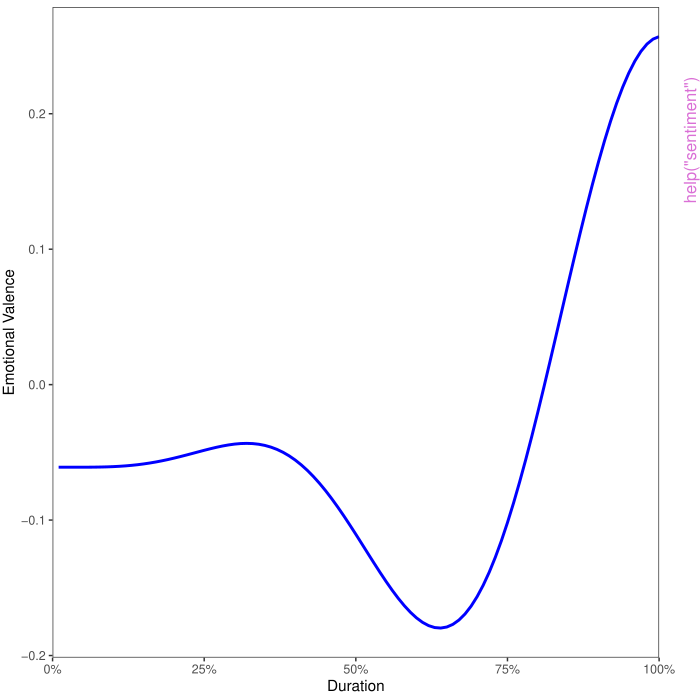

Recreate this plot in R.
pkgname <- "sentimentr"
source(file.path(R.home("share"), "R", "examples-header.R"))
options(warn = 1)
library('sentimentr')

base::assign(".oldSearch", base::search(), pos = 'CheckExEnv')
base::assign(".old_wd", base::getwd(), pos = 'CheckExEnv')
cleanEx()
nameEx("as_key")
### * as_key

flush(stderr()); flush(stdout())

### Name: as_key
### Title: Create/Manipulate Hash Keys
### Aliases: as_key update_key update_polarity_table
###   update_valence_shifter_table is_key
### Keywords: hash key lookup

### ** Examples

key <- data.frame(
    words = sample(letters),
    polarity = rnorm(26),
    stringsAsFactors = FALSE
)

(mykey <- as_key(key))

## Looking up values
mykey[c("a", "k")][[2]]

## Drop terms from key
update_key(mykey, drop = c("f", "h"))

## Add terms to key
update_key(mykey, x = data.frame(x = c("dog", "cat"), y = c(1, -1)))

## Add terms & drop to/from a key
update_key(mykey, drop = c("f", "h"), x = data.frame(x = c("dog", "cat"), y = c(1, -1)))

## Explicity key type (wrapper for `update_key` for sentiment table.
## See `update_valence_shifter_table` a corresponding valence shifter updater.
library(lexicon)
updated_hash_sentiment <- sentimentr:::update_polarity_table(lexicon::hash_sentiment_huliu,
    x = data.frame(
        words = c('frickin', 'hairy'),
        polarity = c(-1, -1),
        stringsAsFactors = FALSE
    )
)

## Checking if you have a key
is_key(mykey)
is_key(key)
is_key(mtcars)
is_key(update_key(mykey, drop = c("f", "h")))

## Using syuzhet's sentiment lexicons
## Not run: 
##D library(syuzhet)
##D (bing_key <- as_key(syuzhet:::bing))
##D as_key(syuzhet:::afinn)
##D as_key(syuzhet:::syuzhet_dict)
##D 
##D sam <- gsub("Sam-I-am", "Sam I am", sam_i_am)
##D sentiment(sam, , polarity_dt = bing_key)
##D 
##D ## The nrc dictionary in syuzhet requires a bit of data wrangling before it 
##D ## is in the correct shape to convert to a key.  
##D 
##D library(syuzhet)
##D library(tidyverse)
##D 
##D nrc_key <- syuzhet:::nrc %>% 
##D     dplyr::filter(
##D         sentiment %in% c('positive', 'negative'),
##D         lang == 'english'
##D     ) %>%
##D     dplyr::select(-lang) %>% 
##D     mutate(value = ifelse(sentiment == 'negative', value * -1, value)) %>%
##D     dplyr::group_by(word) %>%
##D     dplyr::summarize(y = mean(value)) %>%
##D     sentimentr::as_key()
##D     
##D sentiment(sam, polarity_dt = nrc_key)
##D 
##D ## The lexicon package contains a preformatted nrc sentiment hash table that 
##D ## can be used instead.
##D sentiment(sam, polarity_dt = lexicon::hash_sentiment_nrc)
## End(Not run)

## Using 2 vectors of words
## Not run: 
##D install.packages("tm.lexicon.GeneralInquirer", repos="http://datacube.wu.ac.at", type="source")
##D require("tm.lexicon.GeneralInquirer")
##D 
##D positive <- terms_in_General_Inquirer_categories("Positiv")
##D negative <- terms_in_General_Inquirer_categories("Negativ")
##D 
##D geninq <- data.frame(
##D     x = c(positive, negative),
##D     y = c(rep(1, length(positive)), rep(-1, length(negative))),
##D     stringsAsFactors = FALSE
##D ) %>%
##D     as_key()
##D 
##D geninq_pol <- with(presidential_debates_2012,
##D     sentiment_by(dialogue,
##D     person,
##D     polarity_dt = geninq
##D ))
##D 
##D geninq_pol %>% plot()
## End(Not run)



cleanEx()
nameEx("average_downweighted_zero")
### * average_downweighted_zero

flush(stderr()); flush(stdout())

### Name: average_downweighted_zero
### Title: Downweighted Zeros Averaging
### Aliases: average_downweighted_zero average_weighted_mixed_sentiment
###   average_mean

### ** Examples

x <- c(1, 2, 0, 0, 0, -1)
mean(x)
average_downweighted_zero(x)
average_downweighted_zero(c(NA, x))
mean(c(0, 0, 0, x))
average_downweighted_zero(c(0, 0, 0, x))



cleanEx()
nameEx("combine_data")
### * combine_data

flush(stderr()); flush(stdout())

### Name: combine_data
### Title: Combine 'sentimentr"s Sentiment Data Sets
### Aliases: combine_data

### ** Examples

combine_data()
combine_data(c("kotzias_reviews_amazon_cells", "kotzias_reviews_imdb", 
    "kotzias_reviews_yelp"))



cleanEx()
nameEx("emotion")
### * emotion

flush(stderr()); flush(stdout())

### Name: emotion
### Title: Compute Emotion Rate
### Aliases: emotion

### ** Examples

mytext <- c(
    "I am not afraid of you",
    NA,
    "",
    "I love it [not really]", 
    "I'm not angry with you", 
    "I hate it when you lie to me.  It's so humiliating",
    "I'm not happpy anymore.  It's time to end it",
    "She's a darn good friend to me",
    "I went to the terrible store",
    "There is hate and love in each of us",
    "I'm no longer angry!  I'm really experiencing peace but not true joy.",
    
    paste("Out of the night that covers me, Black as the Pit from pole to", 
      "pole, I thank whatever gods may be For my unconquerable soul."
     ),
    paste("In the fell clutch of circumstance I have not winced nor cried",
        "aloud. Under the bludgeonings of chance My head is bloody, but unbowed."
    ),
    paste("Beyond this place of wrath and tears Looms but the Horror of the", 
        "shade, And yet the menace of the years Finds, and shall find, me unafraid."
    ),
    paste("It matters not how strait the gate, How charged with punishments", 
        "the scroll, I am the master of my fate: I am the captain of my soul."
    )    
    
)

## works on a character vector but not the preferred method avoiding the 
## repeated cost of doing sentence boundary disambiguation every time 
## `emotion` is run
emotion(mytext)

## preferred method avoiding paying the cost 
split_text <- get_sentences(mytext)
(emo <- emotion(split_text))
emotion(split_text, drop.unused.emotions = TRUE)

## Not run: 
##D plot(emo)
##D plot(emo, drop.unused.emotions = FALSE)
##D plot(emo, facet = FALSE)
##D plot(emo, facet = 'negated')
##D 
##D library(data.table)
##D fear <- emo[
##D     emotion_type == 'fear', ][, 
##D     text := unlist(split_text)][]
##D     
##D fear[emotion > 0,]
##D 
##D brady <- get_sentences(crowdflower_deflategate)
##D brady_emotion <- emotion(brady)
##D brady_emotion
## End(Not run)



cleanEx()
nameEx("emotion_by")
### * emotion_by

flush(stderr()); flush(stdout())

### Name: emotion_by
### Title: Emotion Rate By Groups
### Aliases: emotion_by
### Keywords: emotion

### ** Examples

## Not run: 
##D mytext <- c(
##D     "I am not afraid of you",
##D     NA,
##D     "",
##D     "I love it [not really]", 
##D     "I'm not angry with you", 
##D     "I hate it when you lie to me.  It's so humiliating",
##D     "I'm not happpy anymore.  It's time to end it",
##D     "She's a darn good friend to me",
##D     "I went to the terrible store",
##D     "There is hate and love in each of us",
##D     "I'm no longer angry!  I'm really experiencing peace but not true joy.",
##D     
##D     paste("Out of the night that covers me, Black as the Pit from pole to", 
##D       "pole, I thank whatever gods may be For my unconquerable soul.",
##D       "In the fell clutch of circumstance I have not winced nor cried",
##D       "aloud. Under the bludgeonings of chance My head is bloody, but unbowed.",
##D       "Beyond this place of wrath and tears Looms but the Horror of the", 
##D       "shade, And yet the menace of the years Finds, and shall find, me unafraid.",
##D       "It matters not how strait the gate, How charged with punishments", 
##D       "the scroll, I am the master of my fate: I am the captain of my soul."
##D     )    
##D     
##D )
##D 
##D ## works on a character vector but not the preferred method avoiding the 
##D ## repeated cost of doing sentence boundary disambiguation every time 
##D ## `emotion` is run
##D emotion(mytext)
##D emotion_by(mytext)
##D 
##D ## preferred method avoiding paying the cost 
##D mytext <- get_sentences(mytext)
##D 
##D emotion_by(mytext)
##D get_sentences(emotion_by(mytext))
##D 
##D (myemotion <- emotion_by(mytext))
##D stats::setNames(get_sentences(emotion_by(mytext)),
##D     round(myemotion[["ave_emotion"]], 3))
##D 
##D pres <- get_sentences(presidential_debates_2012)
##D pres_emo_sent <- emotion_by(pres)
##D 
##D ## method 1
##D pres_emo_per_time <- presidential_debates_2012 %>%
##D     get_sentences() %>%
##D     emotion_by(by = c('person', 'time'))
##D     
##D pres_emo_per_time
##D 
##D ## method 2
##D library(magrittr)
##D presidential_debates_2012 %>%
##D     get_sentences() %$%
##D     emotion_by(., by = c('person', 'time'))
##D 
##D ## method 3
##D presidential_debates_2012 %>%
##D     get_sentences() %$%
##D     emotion_by(dialogue, by = list(person, time))
##D 
##D ## method 4
##D presidential_debates_2012 %>%
##D     get_sentences() %>%
##D     with(emotion_by(dialogue, by = list(person, time)))
##D 
##D plot(pres_emo_sent)
##D plot(pres_emo_per_time)
## End(Not run)



cleanEx()
nameEx("extract_emotion_terms")
### * extract_emotion_terms

flush(stderr()); flush(stdout())

### Name: extract_emotion_terms
### Title: Extract Emotion Words
### Aliases: extract_emotion_terms

### ** Examples

## Not run: 
##D mytext <- c(
##D     "I am not afraid of you",
##D     NA,
##D     "",
##D     "I love it [not really]", 
##D     "I'm not angry with you", 
##D     "I hate it when you lie to me.  It's so humiliating",
##D     "I'm not happpy anymore.  It's time to end it",
##D     "She's a darn good friend to me",
##D     "I went to the terrible store",
##D     "There is hate and love in each of us",
##D     "I'm no longer angry!  I'm really experiencing peace but not true joy.",
##D     
##D     paste("Out of the night that covers me, Black as the Pit from pole to", 
##D       "pole, I thank whatever gods may be For my unconquerable soul.",
##D       "In the fell clutch of circumstance I have not winced nor cried",
##D       "aloud. Under the bludgeonings of chance My head is bloody, but unbowed.",
##D       "Beyond this place of wrath and tears Looms but the Horror of the", 
##D       "shade, And yet the menace of the years Finds, and shall find, me unafraid.",
##D       "It matters not how strait the gate, How charged with punishments", 
##D       "the scroll, I am the master of my fate: I am the captain of my soul."
##D     )    
##D     
##D )
##D 
##D mytext2 <- get_sentences(mytext)
##D emotion(mytext2)
##D 
##D emo_words <- extract_emotion_terms(mytext2)
##D emo_words
##D emo_words$sentence
##D emo_words[, c('anger', 'anticipation', 'disgust', 'fear', 'joy', 'sadness', 'surprise', 'trust')]
##D 
##D attributes(emo_words)$counts
##D attributes(emo_words)$elements
##D 
##D ## directly ona  character string (not recommended: use `get_sentences` first)
##D extract_emotion_terms(mytext)
##D 
##D brady <- get_sentences(crowdflower_deflategate)
##D brady_emo <- extract_emotion_terms(brady)
##D 
##D brady_emo
##D attributes(brady_emo)$counts
##D attributes(brady_emo)$elements
## End(Not run)



cleanEx()
nameEx("extract_profanity_terms")
### * extract_profanity_terms

flush(stderr()); flush(stdout())

### Name: extract_profanity_terms
### Title: Extract Profanity Words
### Aliases: extract_profanity_terms

### ** Examples

## Not run: 
##D bw <- sample(lexicon::profanity_alvarez, 4)
##D mytext <- c(
##D    sprintf('do you %s like this %s?  It is %s. But I hate really bad dogs', bw[1], bw[2], bw[3]),
##D    'I am the best friend.',
##D    NA,
##D    sprintf('I %s hate this %s', bw[3], bw[4]),
##D    "Do you really like it?  I'm not happy"
##D )
##D 
##D 
##D x <- get_sentences(mytext)
##D profanity(x)
##D 
##D prof_words <- extract_profanity_terms(x)
##D prof_words
##D prof_words$sentence
##D prof_words$neutral
##D prof_words$profanity
##D data.table::as.data.table(prof_words)
##D 
##D attributes(extract_profanity_terms(x))$counts
##D attributes(extract_profanity_terms(x))$elements
##D 
##D 
##D brady <- get_sentences(crowdflower_deflategate)
##D brady_swears <- extract_profanity_terms(brady)
##D 
##D attributes(extract_profanity_terms(brady))$counts
##D attributes(extract_profanity_terms(brady))$elements
## End(Not run)



cleanEx()
nameEx("extract_sentiment_terms")
### * extract_sentiment_terms

flush(stderr()); flush(stdout())

### Name: extract_sentiment_terms
### Title: Extract Sentiment Words
### Aliases: extract_sentiment_terms

### ** Examples

library(data.table)
set.seed(10)
x <- get_sentences(sample(hu_liu_cannon_reviews[[2]], 1000, TRUE))
sentiment(x)

pol_words <- extract_sentiment_terms(x)
pol_words
pol_words$sentence
pol_words$neutral
data.table::as.data.table(pol_words)

attributes(extract_sentiment_terms(x))$counts
attributes(extract_sentiment_terms(x))$elements

## Not run: 
##D library(wordcloud)
##D library(data.table)
##D 
##D set.seed(10)
##D x <- get_sentences(sample(hu_liu_cannon_reviews[[2]], 1000, TRUE))
##D sentiment_words <- extract_sentiment_terms(x)
##D 
##D sentiment_counts <- attributes(sentiment_words)$counts
##D sentiment_counts[polarity > 0,]
##D 
##D par(mfrow = c(1, 3), mar = c(0, 0, 0, 0))
##D ## Positive Words
##D with(
##D     sentiment_counts[polarity > 0,],
##D     wordcloud(words = words, freq = n, min.freq = 1,
##D           max.words = 200, random.order = FALSE, rot.per = 0.35,
##D           colors = brewer.pal(8, "Dark2"), scale = c(4.5, .75)
##D     )
##D )
##D mtext("Positive Words", side = 3, padj = 5)
##D 
##D ## Negative Words
##D with(
##D     sentiment_counts[polarity < 0,],
##D     wordcloud(words = words, freq = n, min.freq = 1,
##D           max.words = 200, random.order = FALSE, rot.per = 0.35,
##D           colors = brewer.pal(8, "Dark2"), scale = c(4.5, 1)
##D     )
##D )
##D mtext("Negative Words", side = 3, padj = 5)
##D 
##D sentiment_counts[, 
##D     color := ifelse(polarity > 0, 'red', 
##D         ifelse(polarity < 0, 'blue', 'gray70')
##D     )]
##D 
##D ## Positive & Negative Together
##D with(
##D     sentiment_counts[polarity != 0,],
##D     wordcloud(words = words, freq = n, min.freq = 1,
##D           max.words = 200, random.order = FALSE, rot.per = 0.35,
##D           colors = color, ordered.colors = TRUE, scale = c(5, .75)
##D     )
##D )
##D mtext("Positive (red) & Negative (blue) Words", side = 3, padj = 5)
## End(Not run)



cleanEx()
nameEx("general_rescale")
### * general_rescale

flush(stderr()); flush(stdout())

### Name: general_rescale
### Title: Rescale a Numeric Vector
### Aliases: general_rescale

### ** Examples


general_rescale(c(1, 0, -1))
general_rescale(c(1, 0, -1, 1.4, -2))
general_rescale(c(1, 0, -1, 1.4, -2), lower = 0, upper = 1)
general_rescale(c(NA, -4:3))
general_rescale(c(NA, -4:3), keep.zero = FALSE)
general_rescale(c(NA, -4:3), keep.zero = FALSE, lower = 0, upper = 100)

## mute extreme values
set.seed(10)
x <- sort(c(NA, -100, -10, 0, rnorm(10, 0, .1), 10, 100), na.last = FALSE)
general_rescale(x)
general_rescale(x, mute = 5)
general_rescale(x, mute = 10)
general_rescale(x, mute = 100)



cleanEx()
nameEx("get_sentences")
### * get_sentences

flush(stderr()); flush(stdout())

### Name: get_sentences
### Title: Get Sentences
### Aliases: get_sentences

### ** Examples

dat <- data.frame(
    w = c('Person 1', 'Person 2'),
    x = c(paste0(
        "Mr. Brown comes! He says hello. i give him coffee.  i will ",
        "go at 5 p. m. eastern time.  Or somewhere in between!go there"
    ), "One more thought for the road! I am going now.  Good day."),
    y = state.name[c(32, 38)], 
    z = c(.456, .124),
    stringsAsFactors = FALSE
)
get_sentences(dat$x)
get_sentences(dat)



cleanEx()
nameEx("highlight")
### * highlight

flush(stderr()); flush(stdout())

### Name: highlight
### Title: Polarity Text Highlighting
### Aliases: highlight

### ** Examples

## Not run: 
##D library(data.table)
##D dat <- presidential_debates_2012
##D setDT(dat)
##D 
##D dat[, gr:={gr= paste(person, time); cumsum(c(TRUE, gr[-1]!= gr[-.N]))}]
##D dat <- dat[, list(person=person[1L], time=time[1L], dialogue=paste(dialogue,
##D     collapse = ' ')), by = gr][,gr:= NULL][, 
##D     dialogue_split := get_sentences(dialogue)][]
##D 
##D (sent_dat <- with(dat, sentiment_by(dialogue_split, list(person, time))))
##D 
##D highlight(sent_dat)
##D 
##D ## tidy approach
##D library(dplyr)
##D library(magrittr)
##D 
##D hu_liu_cannon_reviews %>%
##D     filter(review_id %in% sample(unique(review_id), 3)) %>%
##D     mutate(review = get_sentences(text)) %$%
##D     sentiment_by(review, review_id) %>%
##D     highlight()
## End(Not run)



cleanEx()
nameEx("profanity")
### * profanity

flush(stderr()); flush(stdout())

### Name: profanity
### Title: Compute Profanity Rate
### Aliases: profanity

### ** Examples

## Not run: 
##D bw <- sample(unique(tolower(lexicon::profanity_alvarez)), 4)
##D mytext <- c(
##D    sprintf('do you like this %s?  It is %s. But I hate really bad dogs', bw[1], bw[2]),
##D    'I am the best friend.',
##D    NA,
##D    sprintf('I %s hate this %s', bw[3], bw[4]),
##D    "Do you really like it?  I'm not happy"
##D )
##D 
##D ## works on a character vector but not the preferred method avoiding the 
##D ## repeated cost of doing sentence boundary disambiguation every time 
##D ## `profanity` is run
##D profanity(mytext)
##D 
##D ## preferred method avoiding paying the cost 
##D mytext2 <- get_sentences(mytext)
##D profanity(mytext2)
##D 
##D plot(profanity(mytext2))
##D 
##D brady <- get_sentences(crowdflower_deflategate)
##D brady_swears <- profanity(brady)
##D brady_swears
##D 
##D ## Distribution of profanity proportion for all comments
##D hist(brady_swears$profanity)
##D sum(brady_swears$profanity > 0)
##D 
##D ## Distribution of proportions for those profane comments
##D hist(brady_swears$profanity[brady_swears$profanity > 0])
##D 
##D combo <- combine_data()
##D combo_sentences <- get_sentences(crowdflower_deflategate)
##D racist <- profanity(combo_sentences, profanity_list = lexicon::profanity_racist)
##D combo_sentences[racist$profanity > 0, ]$text
##D extract_profanity_terms(
##D     combo_sentences[racist$profanity > 0, ]$text, 
##D     profanity_list = lexicon::profanity_racist
##D )
##D 
##D ## Remove jerry, que, and illegal from the list
##D library(textclean)
##D 
##D racist2 <- profanity(
##D     combo_sentences, 
##D     profanity_list = textclean::drop_element_fixed(
##D         lexicon::profanity_racist, 
##D         c('jerry', 'illegal', 'que')
##D     )
##D )
##D combo_sentences[racist2$profanity > 0, ]$text
## End(Not run)



cleanEx()
nameEx("profanity_by")
### * profanity_by

flush(stderr()); flush(stdout())

### Name: profanity_by
### Title: Profanity Rate By Groups
### Aliases: profanity_by

### ** Examples

## Not run: 
##D bw <- sample(lexicon::profanity_alvarez, 4)
##D mytext <- c(
##D    sprintf('do you like this %s?  It is %s. But I hate really bad dogs', bw[1], bw[2]),
##D    'I am the best friend.',
##D    NA,
##D    sprintf('I %s hate this %s', bw[3], bw[4]),
##D    "Do you really like it?  I'm not happy"
##D )
##D 
##D ## works on a character vector but not the preferred method avoiding the 
##D ## repeated cost of doing sentence boundary disambiguation every time 
##D ## `profanity` is run
##D profanity(mytext)
##D profanity_by(mytext)
##D 
##D ## preferred method avoiding paying the cost 
##D mytext <- get_sentences(mytext)
##D 
##D profanity_by(mytext)
##D get_sentences(profanity_by(mytext))
##D 
##D (myprofanity <- profanity_by(mytext))
##D stats::setNames(get_sentences(profanity_by(mytext)),
##D     round(myprofanity[["ave_profanity"]], 3))
##D 
##D brady <- get_sentences(crowdflower_deflategate)
##D library(data.table)
##D bp <- profanity_by(brady)
##D crowdflower_deflategate[bp[ave_profanity > 0,]$element_id, ]
##D 
##D vulgars <- bp[["ave_profanity"]] > 0
##D stats::setNames(get_sentences(bp)[vulgars],
##D     round(bp[["ave_profanity"]][vulgars], 3))
##D     
##D bt <- data.table(crowdflower_deflategate)[, 
##D     source := ifelse(grepl('^RT', text), 'retweet', 'OP')][,
##D     belichick := grepl('\\bb[A-Za-z]+l[A-Za-z]*ch', text, ignore.case = TRUE)][]
##D 
##D prof_bel <- with(bt, profanity_by(text, by = list(source, belichick)))
##D 
##D plot(prof_bel)
## End(Not run)



cleanEx()
nameEx("sentiment")
### * sentiment

flush(stderr()); flush(stdout())

### Name: sentiment
### Title: Polarity Score (Sentiment Analysis)
### Aliases: sentiment

### ** Examples

mytext <- c(
   'do you like it?  But I hate really bad dogs',
   'I am the best friend.',
   "Do you really like it?  I'm not a fan",
   "It's like a tree."
)

## works on a character vector but not the preferred method avoiding the 
## repeated cost of doing sentence boundary disambiguation every time 
## `sentiment` is run.  For small batches the loss is minimal.
## Not run: 
##D sentiment(mytext)
## End(Not run)

## preferred method avoiding paying the cost 
mytext <- get_sentences(mytext)
sentiment(mytext)
sentiment(mytext, question.weight = 0)

sam_dat <- get_sentences(gsub("Sam-I-am", "Sam I am", sam_i_am))
(sam <- sentiment(sam_dat))
plot(sam)
plot(sam, scale_range = TRUE, low_pass_size = 5)
plot(sam, scale_range = TRUE, low_pass_size = 10)
    
## Not run: 
##D ## legacy transform functions from suuzhet
##D plot(sam, transformation.function = syuzhet::get_transformed_values)
##D plot(sam, transformation.function = syuzhet::get_transformed_values,  
##D     scale_range = TRUE, low_pass_size = 5)
## End(Not run)

y <- get_sentences(
    "He was not the sort of man that one would describe as especially handsome."
)
sentiment(y)
sentiment(y, n.before=Inf)

## Not run: 
##D ## Categorize the polarity (tidyverse vs. data.table):
##D library(dplyr)
##D sentiment(mytext) %>%
##D as_tibble() %>%
##D     mutate(category = case_when(
##D         sentiment < 0 ~ 'Negative', 
##D         sentiment == 0 ~ 'Neutral', 
##D         sentiment > 0 ~ 'Positive'
##D     ) %>%
##D     factor(levels = c('Negative', 'Neutral', 'Positive'))
##D )
##D 
##D library(data.table)
##D dt <- sentiment(mytext)[, category := factor(fcase(
##D         sentiment < 0, 'Negative', 
##D         sentiment == 0, 'Neutral', 
##D         sentiment > 0, 'Positive'
##D     ), levels = c('Negative', 'Neutral', 'Positive'))][]
##D dt
## End(Not run)

dat <- data.frame(
    w = c('Person 1', 'Person 2'),
    x = c(paste0(
        "Mr. Brown is nasty! He says hello. i give him rage.  i will ",
        "go at 5 p. m. eastern time.  Angry thought in between!go there"
    ), "One more thought for the road! I am going now.  Good day and good riddance."),
    y = state.name[c(32, 38)], 
    z = c(.456, .124),
    stringsAsFactors = FALSE
)
sentiment(get_sentences(dat$x))
sentiment(get_sentences(dat))

## Not run: 
##D ## tidy approach
##D library(dplyr)
##D library(magrittr)
##D 
##D hu_liu_cannon_reviews %>%
##D    mutate(review_split = get_sentences(text)) %$%
##D    sentiment(review_split)
## End(Not run)

## Emojis
## Not run: 
##D ## Load R twitter data
##D x <- read.delim(system.file("docs/r_tweets.txt", package = "textclean"), 
##D     stringsAsFactors = FALSE)
##D 
##D x
##D 
##D library(dplyr); library(magrittr)
##D 
##D ## There are 2 approaches
##D ## Approach 1: Replace with words
##D x %>%
##D     mutate(Tweet = replace_emoji(Tweet)) %$%
##D     sentiment(Tweet)
##D 
##D ## Approach 2: Replace with identifier token
##D combined_emoji <- update_polarity_table(
##D     lexicon::hash_sentiment_jockers_rinker,
##D     x = lexicon::hash_sentiment_emojis
##D )
##D 
##D x %>%
##D     mutate(Tweet = replace_emoji_identifier(Tweet)) %$%
##D     sentiment(Tweet, polarity_dt = combined_emoji)
##D     
##D ## Use With Non-ASCII
##D ## Warning: sentimentr has not been tested with languages other than English.
##D ## The example below is how one might use sentimentr if you believe the 
##D ## language you are working with are similar enough in grammar to for
##D ## sentimentr to be viable (likely Germanic languages)
##D ## english_sents <- c(
##D ##     "I hate bad people.",
##D ##     "I like yummy cookie.",
##D ##     "I don't love you anymore; sorry."
##D ## )
##D 
##D ## Roughly equivalent to the above English
##D danish_sents <- stringi::stri_unescape_unicode(c(
##D     "Jeg hader d\\u00e5rlige mennesker.", 
##D     "Jeg kan godt lide l\\u00e6kker is.", 
##D     "Jeg elsker dig ikke mere; undskyld."
##D ))
##D 
##D danish_sents
##D 
##D ## Polarity terms
##D polterms <- stringi::stri_unescape_unicode(
##D     c('hader', 'd\\u00e5rlige', 'undskyld', 'l\\u00e6kker', 'kan godt', 'elsker')
##D )
##D 
##D ## Make polarity_dt
##D danish_polarity <- as_key(data.frame(
##D     x = stringi::stri_unescape_unicode(polterms),
##D     y = c(-1, -1, -1, 1, 1, 1)
##D ))
##D 
##D ## Make valence_shifters_dt
##D danish_valence_shifters <- as_key(
##D     data.frame(x='ikke', y="1"), 
##D     sentiment = FALSE, 
##D     comparison = NULL
##D )
##D 
##D sentiment(
##D     danish_sents, 
##D     polarity_dt = danish_polarity, 
##D     valence_shifters_dt = danish_valence_shifters, 
##D     retention_regex = "\\d:\\d|\\d\\s|[^\\p{L}',;: ]"
##D )
##D 
##D ## A way to test if you need [:alpha:] vs \p{L} in `retention_regex`:
##D 
##D ## 1. Does it wreck some of the non-ascii characters by default?
##D sentimentr:::make_sentence_df2(danish_sents) 
##D 
##D ## 2.Does this?
##D sentimentr:::make_sentence_df2(danish_sents, "\\d:\\d|\\d\\s|[^\\p{L}',;: ]")
##D 
##D ## If you answer yes to #1 but no to #2 you likely want \p{L}
## End(Not run)



cleanEx()
nameEx("sentiment_attributes")
### * sentiment_attributes

flush(stderr()); flush(stdout())

### Name: sentiment_attributes
### Title: Extract Sentiment Attributes from Text
### Aliases: sentiment_attributes

### ** Examples

## Not run: 
##D sentiment_attributes(presidential_debates_2012$dialogue)
## End(Not run)



cleanEx()
nameEx("sentiment_by")
### * sentiment_by

flush(stderr()); flush(stdout())

### Name: sentiment_by
### Title: Polarity Score (Sentiment Analysis) By Groups
### Aliases: sentiment_by

### ** Examples

mytext <- c(
   'do you like it?  It is red. But I hate really bad dogs',
   'I am the best friend.',
   "Do you really like it?  I'm not happy"
)

## works on a character vector but not the preferred method avoiding the 
## repeated cost of doing sentence boundary disambiguation every time 
## `sentiment` is run
## Not run: 
##D sentiment(mytext)
##D sentiment_by(mytext)
## End(Not run)

## preferred method avoiding paying the cost 
mytext <- get_sentences(mytext)

sentiment_by(mytext)
sentiment_by(mytext, averaging.function = average_mean)
sentiment_by(mytext, averaging.function = average_weighted_mixed_sentiment)
get_sentences(sentiment_by(mytext))

(mysentiment <- sentiment_by(mytext, question.weight = 0))
stats::setNames(get_sentences(sentiment_by(mytext, question.weight = 0)),
    round(mysentiment[["ave_sentiment"]], 3))

pres_dat <- get_sentences(presidential_debates_2012)

## Not run: 
##D ## less optimized way
##D with(presidential_debates_2012, sentiment_by(dialogue, person))
## End(Not run)

## Not run: 
##D sentiment_by(pres_dat, 'person')
##D 
##D (out <- sentiment_by(pres_dat, c('person', 'time')))
##D plot(out)
##D plot(uncombine(out))
##D 
##D sentiment_by(out, presidential_debates_2012$person)
##D with(presidential_debates_2012, sentiment_by(out, time))
##D 
##D highlight(with(presidential_debates_2012, sentiment_by(out, list(person, time))))
## End(Not run)

## Not run: 
##D ## tidy approach
##D library(dplyr)
##D library(magrittr)
##D 
##D hu_liu_cannon_reviews %>%
##D    mutate(review_split = get_sentences(text)) %$%
##D    sentiment_by(review_split)
## End(Not run)



cleanEx()
nameEx("sentimentr_data")
### * sentimentr_data

flush(stderr()); flush(stdout())

### Name: available_data
### Title: Get Available Data
### Aliases: available_data sentimentr_data

### ** Examples

sentimentr_data()
available_data() ## generic version for export
available_data(package = 'datasets')
sentimentr_data('^hu')
sentimentr_data('^(hu|kot)')
combine_data(sentimentr_data('^(hu|kot)')[[1]])

## Not run: 
##D if (!require("pacman")) install.packages("pacman")
##D pacman::p_load(sentimentr, tidyverse, magrittr)
##D 
##D sentiment_data <- sentimentr_data('^hu') %>%
##D     pull(Data) %>%
##D     combine_data() %>%
##D     mutate(id = seq_len(n())) %>%
##D     as_tibble()
##D     
##D sentiment_test <- sentiment_data %>%
##D     select(-sentiment) %>%
##D     get_sentences() %$%
##D     sentiment(., by = c('id'))
##D 
##D testing <- sentiment_data %>%
##D     left_join(sentiment_test, by = 'id') %>%
##D     as_tibble() %>%
##D     mutate(
##D         actual = sign(sentiment),
##D         predicted = sign(ave_sentiment)
##D     )
##D 
##D testing %$%
##D     ftable(predicted, actual)
## End(Not run)



cleanEx()
nameEx("uncombine")
### * uncombine

flush(stderr()); flush(stdout())

### Name: uncombine
### Title: Ungroup a 'sentiment_by' Object to the Sentence Level
### Aliases: uncombine

### ** Examples

mytext <- c(
   'do you like it?  But I hate really bad dogs',
   'I am the best friend.',
   "Do you really like it?  I'm not happy"
)

mytext <- get_sentences(mytext)
(x <- sentiment_by(mytext))
uncombine(x)

## Not run: 
##D (y <- with(
##D     presidential_debates_2012, 
##D     sentiment_by(
##D         text.var = get_sentences(dialogue), 
##D         by = list(person, time)
##D     )
##D ))
##D uncombine(y)
## End(Not run)



cleanEx()
nameEx("validate_sentiment")
### * validate_sentiment

flush(stderr()); flush(stdout())

### Name: validate_sentiment
### Title: Validate Sentiment Score Sign Against Known Results
### Aliases: validate_sentiment

### ** Examples

actual <- c(1, 1, 1, 1, -1, -1, -1, -1, -1, -1, -1, 1,-1)
predicted <- c(1, 0, 1, -1, 1, 0, -1, -1, -1, -1, 0, 1,-1)
validate_sentiment(predicted, actual)

scores <- hu_liu_cannon_reviews$sentiment
mod <- sentiment_by(get_sentences(hu_liu_cannon_reviews$text))

validate_sentiment(mod$ave_sentiment, scores)
validate_sentiment(mod, scores)

x <- validate_sentiment(mod, scores)
attributes(x)$confusion_matrix
attributes(x)$class_confusion_matrices
attributes(x)$macro_stats

## Annie Swafford Example
swafford <- data.frame(
    text = c(
        "I haven't been sad in a long time.",
        "I am extremely happy today.",
        "It's a good day.",
        "But suddenly I'm only a little bit happy.",
        "Then I'm not happy at all.",
        "In fact, I am now the least happy person on the planet.",
        "There is no happiness left in me.",
        "Wait, it's returned!",
        "I don't feel so bad after all!"
    ), 
    actual = c(.8, 1, .8, -.1, -.5, -1, -1, .5, .6), 
    stringsAsFactors = FALSE
)

pred <- sentiment_by(swafford$text) 
validate_sentiment(
    pred,
    actual = swafford$actual
)



### * <FOOTER>
###
cleanEx()
options(digits = 7L)
base::cat("Time elapsed: ", proc.time() - base::get("ptime", pos = 'CheckExEnv'),"\n")
grDevices::dev.off()
###
### Local variables: ***
### mode: outline-minor ***
### outline-regexp: "\\(> \\)?### [*]+" ***
### End: ***
quit('no')
